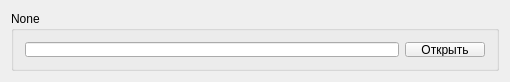
<?xml version="1.0" encoding="UTF-8"?>
<ui version="4.0">
 <class>TextureParamUI</class>
 <widget class="QWidget" name="TextureParamUI">
  <property name="geometry">
   <rect>
    <x>0</x>
    <y>0</y>
    <width>510</width>
    <height>78</height>
   </rect>
  </property>
  <property name="sizePolicy">
   <sizepolicy hsizetype="Preferred" vsizetype="Fixed">
    <horstretch>0</horstretch>
    <verstretch>0</verstretch>
   </sizepolicy>
  </property>
  <property name="windowTitle">
   <string>TextureParamUI</string>
  </property>
  <layout class="QHBoxLayout" name="horizontalLayout_2">
   <item>
    <widget class="QGroupBox" name="grbTexName">
     <property name="minimumSize">
      <size>
       <width>200</width>
       <height>60</height>
      </size>
     </property>
     <property name="maximumSize">
      <size>
       <width>500</width>
       <height>60</height>
      </size>
     </property>
     <property name="title">
      <string>None</string>
     </property>
     <layout class="QHBoxLayout" name="horizontalLayout">
      <item>
       <widget class="QLineEdit" name="txtPath"/>
      </item>
      <item>
       <widget class="QPushButton" name="btnOpen">
        <property name="text">
         <string>Открыть</string>
        </property>
       </widget>
      </item>
     </layout>
    </widget>
   </item>
  </layout>
 </widget>
 <layoutdefault spacing="6" margin="11"/>
 <resources/>
 <connections/>
</ui>
